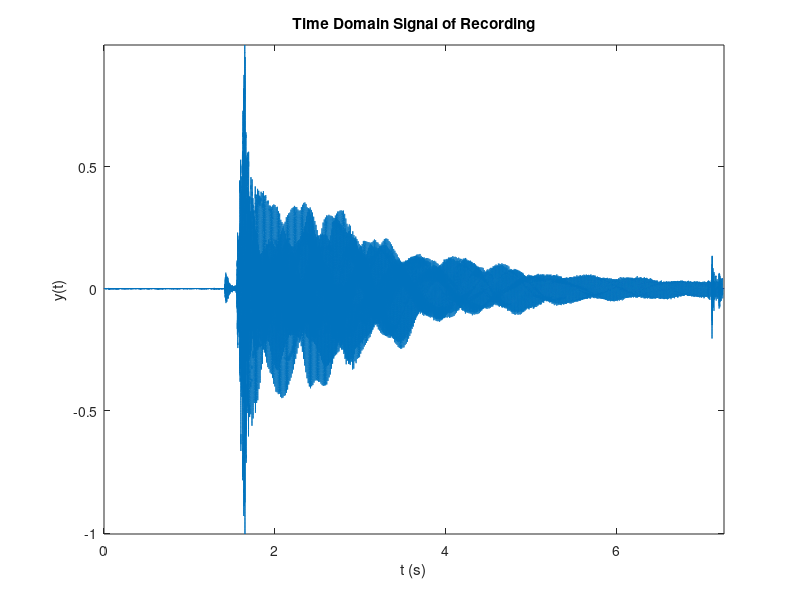
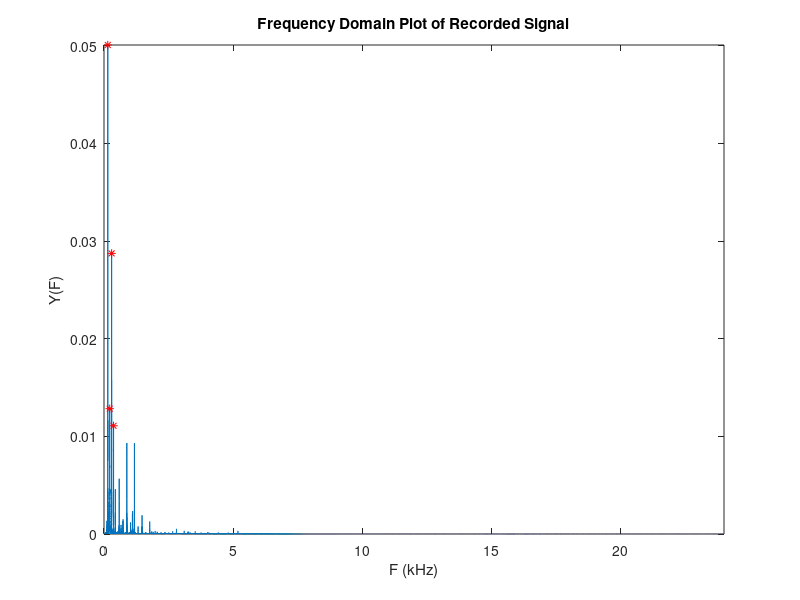

Here is the MATLAB script that generated these plots, in order: (Note: this script raises an error after producing the figures.)
%%%%%%%%%%%%%%%%%%%%%%%%%%%%%%%%%%%%%%%%%%%%%%%%%%%%%%%%%%%%%%%%%%%%%%%%%%
% ENGR 362 Project
% student name: Ahmed Sabry
% student number: 99025207
%%%%%%%%%%%%%%%%%%%%%%%%%%%%%%%%%%%%%%%%%%%%%%%%%%%%%%%%%%%%%%%%%%%%%%%%%%

%%%%%%%%%%%%%%%%%%%%%%%%%%%%%%%%%%%%%%%%%%%%%%%%%%%%%%%%%%%%%%%%%%%%%%%%%%
%% (1) Clear all
%%%%%%%%%%%%%%%%%%%%%%%%%%%%%%%%%%%%%%%%%%%%%%%%%%%%%%%%%%%%%%%%%%%%%%%%%%
close all, clear, clc

%%%%%%%%%%%%%%%%%%%%%%%%%%%%%%%%%%%%%%%%%%%%%%%%%%%%%%%%%%%%%%%%%%%%%%%%%%
%% (2) Import audio data
%%%%%%%%%%%%%%%%%%%%%%%%%%%%%%%%%%%%%%%%%%%%%%%%%%%%%%%%%%%%%%%%%%%%%%%%%%
inputSignal = importdata('ENGR_362_guitar_Fs_is_48000_Hz.txt');
Fs = 48000;                             % sampling freq

%%%%%%%%%%%%%%%%%%%%%%%%%%%%%%%%%%%%%%%%%%%%%%%%%%%%%%%%%%%%%%%%%%%%%%%%%%
%% (3) Play sound of raw audio data
%%%%%%%%%%%%%%%%%%%%%%%%%%%%%%%%%%%%%%%%%%%%%%%%%%%%%%%%%%%%%%%%%%%%%%%%%%
soundsc(inputSignal,Fs)

%%%%%%%%%%%%%%%%%%%%%%%%%%%%%%%%%%%%%%%%%%%%%%%%%%%%%%%%%%%%%%%%%%%%%%%%%%
%% (4) Graph in time domain
%%%%%%%%%%%%%%%%%%%%%%%%%%%%%%%%%%%%%%%%%%%%%%%%%%%%%%%%%%%%%%%%%%%%%%%%%%
Ts = 1/Fs;                                  % sampling period       
Length_y = length(inputSignal(:,1));      	% length of signal
time = (0:Length_y-1)*Ts;                   % time vector
figure,plot(time,inputSignal), axis tight
title('Time Domain Signal of Recording')	% labels
xlabel('t (s)')                             % labels
ylabel('y(t)')                              % labels

%%%%%%%%%%%%%%%%%%%%%%%%%%%%%%%%%%%%%%%%%%%%%%%%%%%%%%%%%%%%%%%%%%%%%%%%%%
%% (5) Graph with DFT/FFT
%%%%%%%%%%%%%%%%%%%%%%%%%%%%%%%%%%%%%%%%%%%%%%%%%%%%%%%%%%%%%%%%%%%%%%%%%%
Y = fft(inputSignal);                               % Discrete Fourier transform
F1 = abs(Y/Length_y);                               % frequency
F2 = F1(1:Length_y/2+1);                            % half of frequency
F2(2:end-1) = 2*F2(2:end-1);                        % Discrete Fourier transform
f = Fs*(0:(Length_y/2))/Length_y;                   % freq vector [Hz]
f_kHz = f/1000;                                     % freq vector [kHz]
figure,plot(f_kHz,F2)                               % plot 
axis([0  max(f_kHz) 0 max(F2)])                     % axis details
title('Frequency Domain Plot of Recorded Signal') 	% labels
xlabel('F (kHz)')                                   % labels
ylabel('Y(F)')                                      % labels

%%%%%%%%%%%%%%%%%%%%%%%%%%%%%%%%%%%%%%%%%%%%%%%%%%%%%%%%%%%%%%%%%%%%%%%%%%
%% (6) D major chord frequencies for notes D3, A3, D4, F#4
%%%%%%%%%%%%%%%%%%%%%%%%%%%%%%%%%%%%%%%%%%%%%%%%%%%%%%%%%%%%%%%%%%%%%%%%%%
D3 = 146.83;                            % freq of note D3 [Hz]
D3_int = round(D3/max(f)*length(f));     % associated integer to above freq
A3 = 220.00;                            % freq of note A3 [Hz]
A3_int = round(A3/max(f)*length(f));     % associated integer to above freq
D4 = 293.66;                            % freq of note D4 [Hz]
D4_int = round(D4/max(f)*length(f));     % associated integer to above freq
F_sharp_4 = 369.99;                     % freq of note F#4 [Hz]
F_sharp_4_int = ...
    round(F_sharp_4/max(f)*length(f));   % associated integer to above freq

note_freq = [D3 A3 D4 F_sharp_4];       % vector of all note freqs
note_freq_int = ...
  [D3_int A3_int D4_int F_sharp_4_int]; % vector of all int note freqs

%%%%%%%%%%%%%%%%%%%%%%%%%%%%%%%%%%%%%%%%%%%%%%%%%%%%%%%%%%%%%%%%%%%%%%%%%%
%% (7) Find true maxima and corresponding frequncy points
%%%%%%%%%%%%%%%%%%%%%%%%%%%%%%%%%%%%%%%%%%%%%%%%%%%%%%%%%%%%%%%%%%%%%%%%%%
hold on
note_freq_amp = zeros(1,length(note_freq_int)); % amplitude of each frequency
for i = 1:length(note_freq_int)                 % loop through all frequencies
    frequencyIndex = note_freq_int(i);
    maxAmp = 0;
    maxAmpIdx = frequencyIndex;
    
    for freqIdx = frequencyIndex-10:frequencyIndex+10 %check 10 frequency points behind and ahead to find true maxima
        amp = F2(freqIdx);
        if amp > maxAmp
            maxAmp = amp;
            maxAmpIdx = freqIdx;
        end
    end
    
    freq = f_kHz(maxAmpIdx);                        %get the frequency, its index, and its amplitude
    
    note_freq(i) = freq;
    note_freq_int(i) = maxAmpIdx;
    note_freq_amp(i) = maxAmp;
    
    plot(freq,maxAmp,'r*')                          %plot it
end
hold off
%%%%%%%%%%%%%%%%%%%%%%%%%%%%%%%%%%%%%%%%%%%%%%%%%%%%%%%%%%%%%%%%%%%%%%%%%%
%% (8) Experimentally study filter bank parameters
%%%%%%%%%%%%%%%%%%%%%%%%%%%%%%%%%%%%%%%%%%%%%%%%%%%%%%%%%%%%%%%%%%%%%%%%%%
filterOrders = 1:5;
passRippleRipples = [0.1,0.5,1,2,5,10];
deltaFs = [0,1,5,10,20];
names = ["D3","A3","D4","F#4"];

for i = 1:length(note_freq)
    freq = note_freq(i) * 10^3;
    name = names(i);
    v = VideoWriter(sprintf('plots_%s.avi',name));
    open(v);
    for filterOrder = filterOrders
        for passbandRipple = passRippleRipples
            for deltaF = deltaFs
                try
                    
                    maxF = freq + (deltaF * freq / 100);
                    minF = freq - (deltaF * freq / 100);

                    f = figure;
                    figureName = sprintf("n = %d, Rp = %f, minF = %f, maxF = %f",...
                        filterOrder, passbandRipple, minF, maxF);
                    f.Name = figureName;

                    [b,a] = cheby1(filterOrder,passbandRipple,(maxF)/(Fs/2), "low");
                    [d,c] = cheby1(filterOrder,passbandRipple,(minF)/(Fs/2), "high");
                    
                    lpf = tf(a,b);
                    hpf = tf(c,d);

                    bpf = series(lpf,hpf);
                    [num,den] = tfdata(bpf, 'v');

                    [h,freqs] = freqz(den,num,[],Fs);
                    h = db(h);

                    idx = find(freqs < (10 * freqs));

                    plot(freqs(idx),h(idx));

                    ttl = sprintf('Frequency Response(dB) of %s Passband Filter \n n = %d, Rp = %.1f, deltaF = %d, minF = %.2f, maxF = %.2f',...
                        name, filterOrder, passbandRipple, minF, maxF);

                    hold("on");
                    for note_frequency = note_freq
                        note_frequency = note_frequency * 10^3;
                        xline(note_frequency);
                        absDiff = abs(freqs-note_frequency);
                        minPt = min(absDiff);
                        plot(note_frequency, h(absDiff == minPt), "r*");
                    end
                    yline(-3);
                    xlabel('Frequency (Hz)');
                    ylabel('Magnitude (dB)');
                    title(ttl);
                    grid("on");
                    axis("tight");
                    ylim([-10 1]);
                    hold ("off");

                    frame = getframe(f);
                    close(f);
                    writeVideo(v,frame);
                catch ME
                    disp(ME)
                    fprintf("%s: Failed\n", name);
                end
            end
        end
    end
    close(v);
end
%%%%%%%%%%%%%%%%%%%%%%%%%%%%%%%%%%%%%%%%%%%%%%%%%%%%%%%%%%%%%%%%%%%%%%%%%%
%% (9) Create filter bank with optimal parameters and record frequency amplitude
%%%%%%%%%%%%%%%%%%%%%%%%%%%%%%%%%%%%%%%%%%%%%%%%%%%%%%%%%%%%%%%%%%%%%%%%%%
filterOrders = [3 3 3 4];
passBandRipples = [0.5 1 2 0.5];
deltaFs = [20 1 20 5];

filteredSignals = zeros(length(inputSignal),4);
filteredFrequencyAmplitude = zeros(4,1);

for i = 1:length(note_freq)
    freq = note_freq(i) * 1000;
    filterOrder = filterOrders(i);
    passBandRipple = passBandRipples(i);
    deltaF = deltaFs(i);
    
    maxF = freq + (deltaF * freq / 100);
    minF = freq - (deltaF * freq / 100);
    
    [b, a] = cheby1(filterOrder,passBandRipple,(freq+deltaF)/(Fs/2),'low');
    y = filter(b,a,inputSignal);
    
    [b, a] = cheby1(filterOrder,passBandRipple,(freq-deltaF)/(Fs/2),'high');
    y = filter(b,a,y);
    
    filteredSignals(:,i) = y;
    
    figure,plot(time,y), axis tight
    
    Y = fft(y);                             % Discrete Fourier transform
    len = length(y(:,1));                   % length of signal

    F1 = abs(Y/len);                        % frequency
    F2 = F1(1:len/2+1);                     % half of frequency
    F2(2:end-1) = 2*F2(2:end-1);            % Discrete Fourier transform
    figure,plot(f_kHz,F2)                   % plot 
    axis([0  max(f_kHz) 0 max(F2)])         % axis details
    
    pk = max(F2);
    filteredFrequencyAmplitude(i) = pk;
    
    hold on
    for j = 1:length(note_freq)
        note_frequency = note_freq(j);
        idx = note_freq_int(j);
        
        xline(note_frequency);
        plot(note_frequency, F2(idx), "r*");
    end
    
    title('Y(F) vs F')                  	% labels
    xlabel('F (kHz)')                       % labels
    ylabel('Y(F)')                          % labels
    grid("on");
    axis("tight");
    ylim([0 pk*1.5]);
    hold ("off");
    hold off
end
%%%%%%%%%%%%%%%%%%%%%%%%%%%%%%%%%%%%%%%%%%%%%%%%%%%%%%%%%%%%%%%%%%%%%%%%%%
%% (9) Normalize
%%%%%%%%%%%%%%%%%%%%%%%%%%%%%%%%%%%%%%%%%%%%%%%%%%%%%%%%%%%%%%%%%%%%%%%%%%
normalizedSignals = zeros(length(inputSignal),4);
for i = 1:length(note_freq)
    filteredSignal = filteredSignals(:,i);
    filteredSignalPk = filteredFrequencyAmplitude(i);
    
    normalizedSignal = filteredSignal/filteredSignalPk;
    normalizedSignals(:,i) = normalizedSignal;
end
%%
Y = fft(normalizedSignal);                             % Discrete Fourier transform
len = length(normalizedSignal(:,1));                   % length of signal

F1 = abs(Y/len);                        % frequency
F2 = F1(1:len/2+1);                     % half of frequency
F2(2:end-1) = 2*F2(2:end-1);            % Discrete Fourier transform
figure,plot(f_kHz,F2)                   % plot 
axis([0  max(f_kHz) 0 max(F2)])         % axis details

hold on
for j = 1:length(note_freq)
    note_frequency = note_freq(j);
    idx = note_freq_int(j);

    xline(note_frequency);
    plot(note_frequency, F2(idx), "r*");
end

title('Y(F) vs F')                  	% labels
xlabel('F (kHz)')                       % labels
ylabel('Y(F)')                          % labels
grid("on");
axis("tight");
ylim([0 1.1]);
hold ("off");
hold off
%%%%%%%%%%%%%%%%%%%%%%%%%%%%%%%%%%%%%%%%%%%%%%%%%%%%%%%%%%%%%%%%%%%%%%%%%%
%% (9) Add Signals
%%%%%%%%%%%%%%%%%%%%%%%%%%%%%%%%%%%%%%%%%%%%%%%%%%%%%%%%%%%%%%%%%%%%%%%%%%
compressedSignal = zeros(length(inputSignal),1);

for j = 1:length(note_freq)
    normalizedSignal = normalizedSignals(:,j);
    compressedSignal = compressedSignal + normalizedSignal;
end

figure,plot(time,compressedSignal), axis tight
title('Compressed Time Domain Signal')      % labels
xlabel('t (s)')                             % labels
ylabel('y(t)')                              % labels

Y = fft(compressedSignal);                               % Discrete Fourier transform
F1 = abs(Y/Length_y);                               % frequency
F2 = F1(1:Length_y/2+1);                            % half of frequency
F2(2:end-1) = 2*F2(2:end-1);                        % Discrete Fourier transform
figure,plot(f_kHz,F2)                               % plot 
axis([0  max(f_kHz) 0 max(F2)])                     % axis details
title('Frequency Domain Plot of Recorded Signal') 	% labels
xlabel('F (kHz)')                                   % labels
ylabel('Y(F)')                                      % labels
hold on
for j = 1:length(note_freq)
    note_frequency = note_freq(j);
    idx = note_freq_int(j);

    xline(note_frequency);
    plot(note_frequency, F2(idx), "r*");
end
hold off
%%
Ts = 1/ Fs;

filteredFrequencyAmplitudeX = zeros(4,1);
normalizedSignals = zeros(length(inputSignal),4);


for i = 1:length(note_freq)
    filteredSignal = filteredSignals(i);
    filteredSignalPk = filteredFrequencyAmplitude(i);
    
    filteredFFT = fft(filteredSignal);         % Discrete Fourier transform
    normalizedFFT = filteredFFT/filteredSignalPk;
    
    normalizedSignal = ifft(normalizedFFT) * length(filteredSignal);
    normalizedSignals(:,i) = normalizedSignal;
end